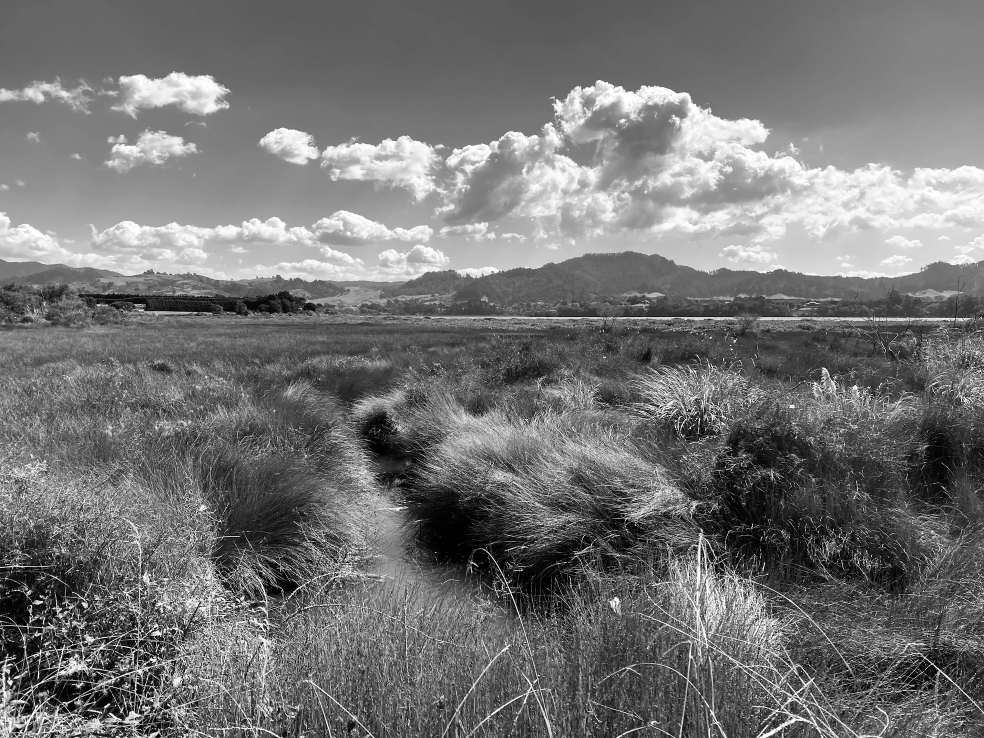
#> input picture self/S2_07052025/ConvertPython/Ex2_Python/prarie.jpg, 1968 x 1476 px (shown at 1/2 size)
$ python Ex2_5.py
#> lines starting #> are read from the running program, lines starting #| are printed output that depends on the picture
import cv2
import matplotlib.pyplot as plt

img1 = cv2.imread('prarie.jpg')
#> img1 is the input picture: shape (1476, 1968, 3); min 0, max 255, mean 115.8
img2 = cv2.imread('giraffe.jpg')
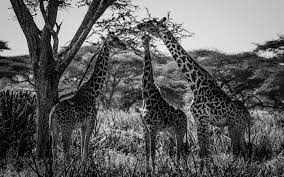
#> input picture self/S2_07052025/ConvertPython/Ex2_Python/giraffe.jpg, 284 x 177 px
#> img2 is the input picture: shape (177, 284, 3); min 0, max 255, mean 95.1
img2_resized = cv2.resize(img2, (img1.shape[1], img1.shape[0]))
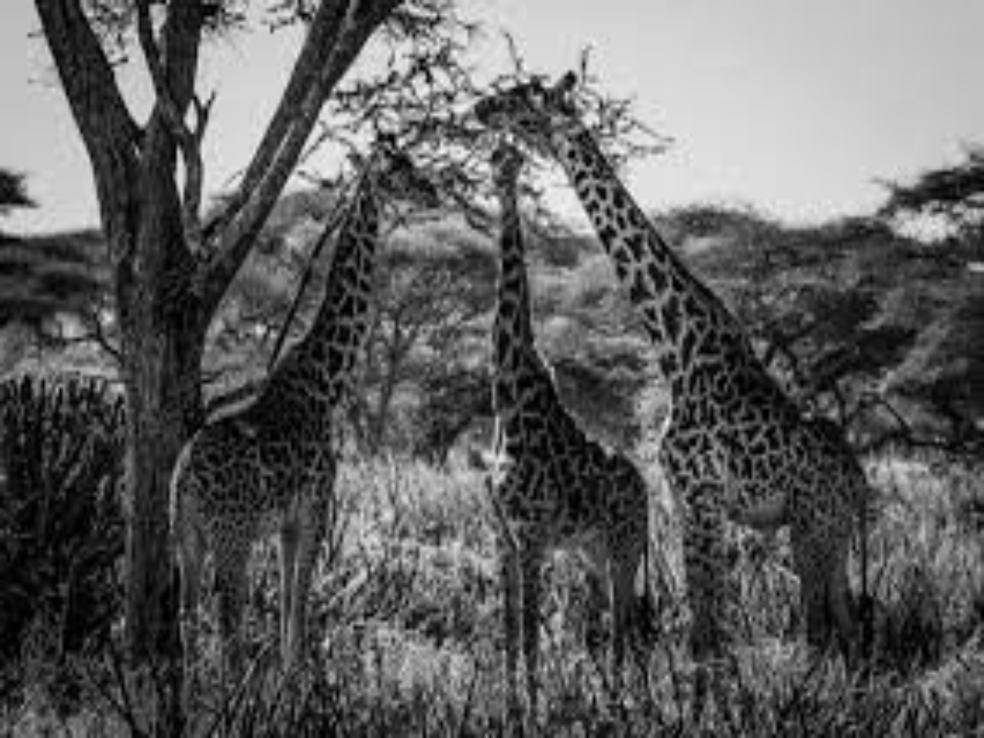
#> img2_resized: shape (1476, 1968, 3) (shown at 1/2 size); min 0, max 253, mean 95
combined_img = cv2.add(img1, img2_resized)
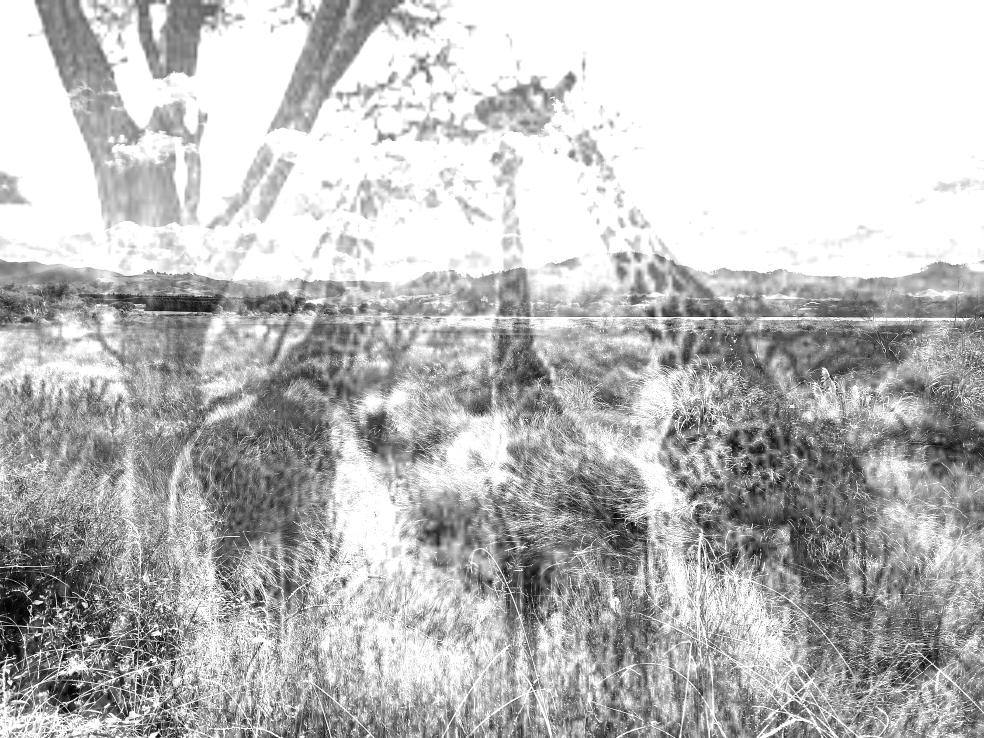
#> combined_img: shape (1476, 1968, 3) (shown at 1/2 size); min 0, max 255, mean 188.1
plt.figure(figsize=(12, 4))
plt.subplot(1, 3, 1), plt.imshow(cv2.cvtColor(img1, cv2.COLOR_BGR2RGB)), plt.title('prarie Image', fontsize=15), plt.axis('off')
plt.subplot(1, 3, 2), plt.imshow(cv2.cvtColor(img2, cv2.COLOR_BGR2RGB)), plt.title('giraffe Image', fontsize=15), plt.axis('off')
plt.subplot(1, 3, 3), plt.imshow(cv2.cvtColor(combined_img, cv2.COLOR_BGR2RGB)), plt.title('prarie giraffe Image', fontsize=15), plt.axis('off')
plt.show()
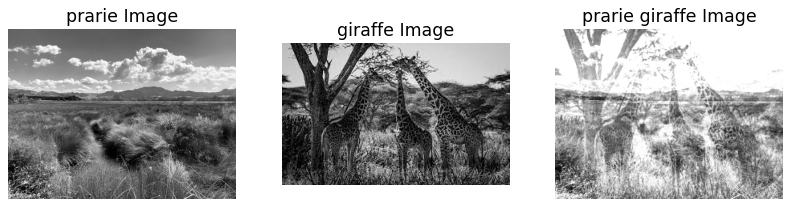
#> figure drawn by matplotlib, 3 panels
plt.savefig('prarie_giraffe.jpg')
